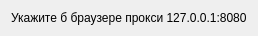
<?xml version="1.0" encoding="UTF-8"?>
<ui version="4.0">
 <class>ProxyForm</class>
 <widget class="QWidget" name="ProxyForm">
  <property name="geometry">
   <rect>
    <x>0</x>
    <y>0</y>
    <width>238</width>
    <height>31</height>
   </rect>
  </property>
  <property name="windowTitle">
   <string>Form</string>
  </property>
  <layout class="QGridLayout" name="gridLayout">
   <item row="0" column="0">
    <widget class="QLabel" name="label">
     <property name="text">
      <string>Укажите б браузере прокси 127.0.0.1:8080</string>
     </property>
    </widget>
   </item>
  </layout>
 </widget>
 <resources/>
 <connections/>
</ui>
